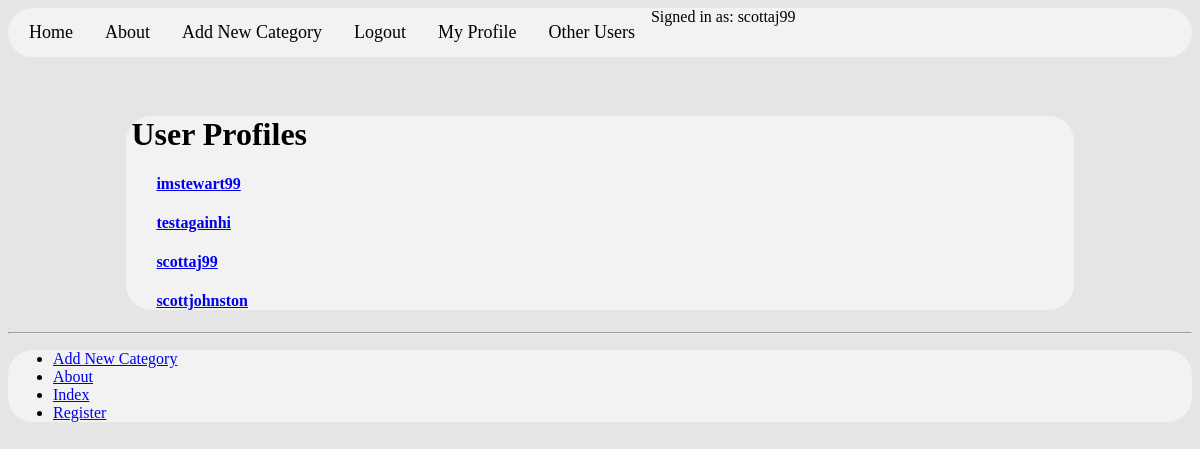
The app's page /meal_deal/profiles/ (signed in), older data.
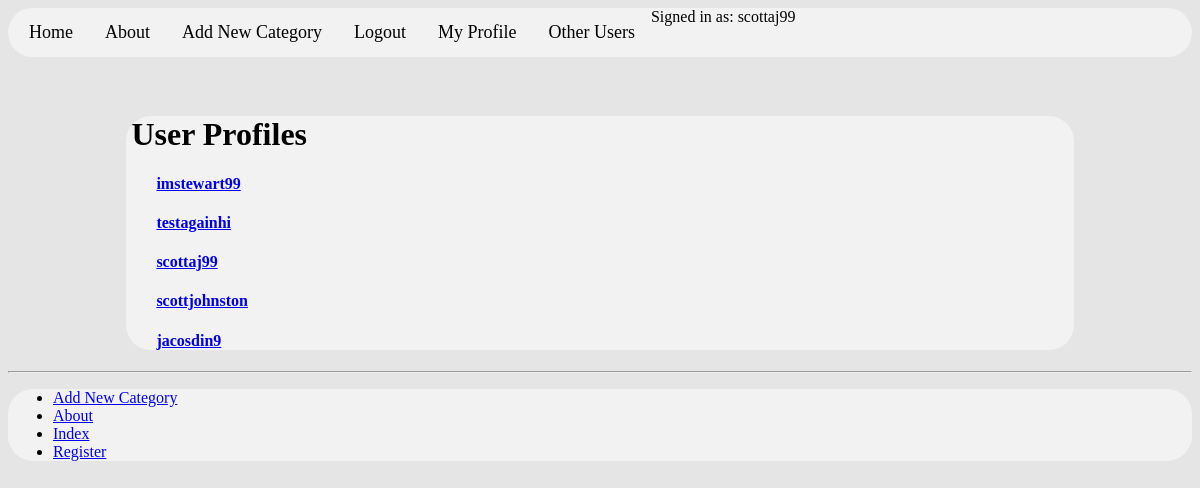
The same page, newer data.
### meal_deal/models.py (models this page shows, shortened)
class UserProfile(models.Model):
    user = models.OneToOneField(User)
    picture = models.ImageField(upload_to='profile_images', null=True)

### meal_deal/views.py (the view)
@login_required
def list_profiles(request):
    userprofile_list = UserProfile.objects.all()
    return render(request, 'meal_deal/list_profiles.html',
                  {'userprofile_list' : userprofile_list})

### templates/meal_deal/list_profiles.html (shortened to what this page needs)
{% extends 'meal_deal/base.html' %}
{% load staticfiles %}
{% block body_block %}
<h1>User Profiles</h1>
	<div class="panel">
	{% if userprofile_list %}
	<div class="panel-heading">
		<div class="panel-body">
			<div class="list-group">
				{% for listuser in userprofile_list %}
					<div class="list-group-item">
						<h4 class="list-group-item-heading">
							<a href="{% url 'profile' listuser.user.username %}">
								{{ listuser.user.username }}</a>
						</h4>
					</div>
				{% endfor %}
			</div>
		</div>
	</div>
	{% else %}
		<p>There are no users for the site.</p>
	{% endif %}
</div>
{% endblock %}

Row changes from the older to the newer data that the page shows:
added UserProfile: user.username "jacosdin9"
